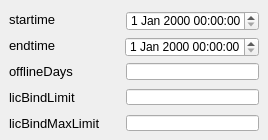
         <widget class="QWidget" name="page_40">
          <widget class="QDateTimeEdit" name="startime_edit_8">
           <property name="geometry">
            <rect>
             <x>126</x>
             <y>11</y>
             <width>133</width>
             <height>20</height>
            </rect>
           </property>
           <property name="font">
            <font>
             <pointsize>9</pointsize>
            </font>
           </property>
          </widget>
          <widget class="QDateTimeEdit" name="endtime_edit_6">
           <property name="geometry">
            <rect>
             <x>125</x>
             <y>37</y>
             <width>134</width>
             <height>20</height>
            </rect>
           </property>
           <property name="font">
            <font>
             <pointsize>9</pointsize>
            </font>
           </property>
          </widget>
          <widget class="QLabel" name="label_132">
           <property name="geometry">
            <rect>
             <x>9</x>
             <y>11</y>
             <width>56</width>
             <height>16</height>
            </rect>
           </property>
           <property name="font">
            <font>
             <pointsize>10</pointsize>
            </font>
           </property>
           <property name="text">
            <string>startime</string>
           </property>
          </widget>
          <widget class="QLabel" name="label_133">
           <property name="geometry">
            <rect>
             <x>9</x>
             <y>37</y>
             <width>49</width>
             <height>16</height>
            </rect>
           </property>
           <property name="font">
            <font>
             <pointsize>10</pointsize>
            </font>
           </property>
           <property name="text">
            <string>endtime</string>
           </property>
          </widget>
          <widget class="QLabel" name="label_134">
           <property name="geometry">
            <rect>
             <x>9</x>
             <y>63</y>
             <width>77</width>
             <height>16</height>
            </rect>
           </property>
           <property name="font">
            <font>
             <pointsize>10</pointsize>
            </font>
           </property>
           <property name="text">
            <string>offlineDays</string>
           </property>
          </widget>
          <widget class="QLineEdit" name="offlineDays_2">
           <property name="geometry">
            <rect>
             <x>126</x>
             <y>63</y>
             <width>133</width>
             <height>17</height>
            </rect>
           </property>
           <property name="text">
            <string/>
           </property>
          </widget>
          <widget class="QLabel" name="label_135">
           <property name="geometry">
            <rect>
             <x>9</x>
             <y>89</y>
             <width>84</width>
             <height>16</height>
            </rect>
           </property>
           <property name="font">
            <font>
             <pointsize>10</pointsize>
            </font>
           </property>
           <property name="text">
            <string>licBindLimit</string>
           </property>
          </widget>
          <widget class="QLineEdit" name="licBindLimit_2">
           <property name="geometry">
            <rect>
             <x>126</x>
             <y>89</y>
             <width>133</width>
             <height>16</height>
            </rect>
           </property>
           <property name="text">
            <string/>
           </property>
          </widget>
          <widget class="QLabel" name="label_136">
           <property name="geometry">
            <rect>
             <x>9</x>
             <y>115</y>
             <width>105</width>
             <height>16</height>
            </rect>
           </property>
           <property name="font">
            <font>
             <pointsize>10</pointsize>
            </font>
           </property>
           <property name="text">
            <string>licBindMaxLimit</string>
           </property>
          </widget>
          <widget class="QLineEdit" name="licBindMaxLimit_2">
           <property name="geometry">
            <rect>
             <x>126</x>
             <y>115</y>
             <width>133</width>
             <height>16</height>
            </rect>
           </property>
           <property name="text">
            <string/>
           </property>
          </widget>
         </widget>
